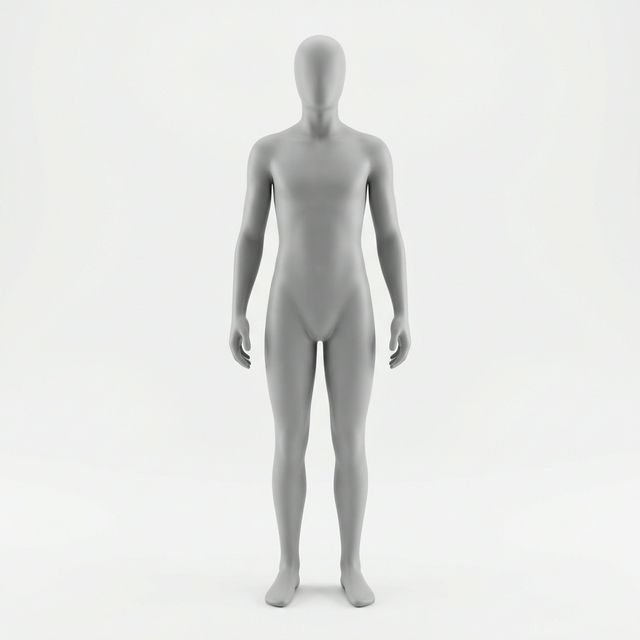
#> input picture assets/images/mannequin_front.jpg, 640 x 640 px; its folder holds only this picture in this run
$ python -i garment_3d.py   (imports and definitions only)   (older library calls are emulated)
#> lines starting #> are read from the running program, lines starting #| are printed output that depends on the picture; after the words box and inside, x2 and y2 are one past the last pixel; in counts of white or black regions, pixels touching at a corner belong together
#> further down, picture is the input picture: shape (640, 640, 3); mean B, G, R 226.7, 228.9, 227.9
"""
3D Garment Understanding Module
Analyzes garment shape, drape, and structural properties from 2D images

This module provides:
- Garment shape analysis (silhouette, structure)
- Drape and fit estimation
- Depth/layering understanding
- Body-garment relationship analysis
- Pose-aware garment fitting
"""

import cv2
import numpy as np
from typing import Dict, List, Tuple, Optional, Any
from dataclasses import dataclass, field, asdict
import logging

logger = logging.getLogger(__name__)


# ============================================
# 🎯 GARMENT SHAPE TAXONOMY
# ============================================

SILHOUETTES = {
    "fitted": {
        "description": "Close to the body, tailored",
        "volume": 0.2,
        "applies_to": ["blazer", "dress shirt", "bodycon dress"]
    },
    "slim": {
        "description": "Slightly fitted, modern cut",
        "volume": 0.3,
        "applies_to": ["slim jeans", "polo", "fitted t-shirt"]
    },
    "regular": {
        "description": "Standard fit, comfortable",
        "volume": 0.5,
        "applies_to": ["classic t-shirt", "straight jeans", "regular shirt"]
    },
    "relaxed": {
        "description": "Loose but not oversized",
        "volume": 0.6,
        "applies_to": ["casual shirt", "relaxed jeans", "a-line dress"]
    },
    "oversized": {
        "description": "Intentionally large, boxy",
        "volume": 0.8,
        "applies_to": ["oversized hoodie", "boyfriend jeans", "oversized coat"]
    },
    "voluminous": {
        "description": "Very full, structured volume",
        "volume": 0.9,
        "applies_to": ["puffer jacket", "ball gown", "wide palazzo pants"]
    }
}

STRUCTURES = {
    "structured": {
        "description": "Maintains shape, often with padding/lining",
        "stiffness": 0.9,
        "examples": ["blazer", "structured bag", "tailored coat"]
    },
    "semi-structured": {
        "description": "Some shape retention, flexible",
        "stiffness": 0.6,
        "examples": ["denim jacket", "chinos", "leather jacket"]
    },
    "unstructured": {
        "description": "Soft, drapes with body",
        "stiffness": 0.3,
        "examples": ["cardigan", "jersey dress", "soft sweater"]
    },
    "fluid": {
        "description": "Flows freely, liquid drape",
        "stiffness": 0.1,
        "examples": ["silk blouse", "maxi skirt", "chiffon dress"]
    }
}

DRAPE_TYPES = {
    "stiff": "Minimal drape, holds shape",
    "soft": "Gentle drape, follows curves",
    "flowing": "Continuous fluid movement",
    "crisp": "Clean lines, sharp edges",
    "relaxed": "Natural settling, casual"
}

NECKLINE_DEPTH = {
    "high": (0, 0.15),      # Crew, turtle, mock
    "standard": (0.15, 0.25),  # Regular crew, boat
    "medium": (0.25, 0.35),    # V-neck, scoop
    "low": (0.35, 0.50),       # Deep V, plunging
    "very_low": (0.50, 1.0)    # Extreme plunge
}

HEMLINE_TYPES = {
    "straight": "Horizontal even hem",
    "curved": "Rounded hem edge",
    "asymmetric": "Uneven, artistic hem",
    "high-low": "Short front, long back",
    "slit": "Opening for movement",
    "raw": "Unfinished edge",
    "cuffed": "Turned-up hem"
}


@dataclass
class GarmentDimensions:
    """Estimated garment dimensions"""
    shoulder_width: float  # Relative to image width
    chest_width: float
    waist_width: float
    hip_width: float
    length: float  # Top to bottom
    sleeve_length: Optional[float] = None

    def to_dict(self) -> Dict:
        return asdict(self)


@dataclass
class DrapeAnalysis:
    """Garment drape characteristics"""
    drape_type: str  # "stiff", "soft", "flowing", etc.
    drape_quality: float  # 0-1, how pronounced
    fold_count: int  # Number of visible folds
    fold_depth: str  # "shallow", "medium", "deep"
    movement_potential: float  # 0-1, how much it would move

    def to_dict(self) -> Dict:
        return asdict(self)


@dataclass
class LayeringInfo:
    """Information about garment layering"""
    layer_position: str  # "base", "mid", "outer"
    layer_weight: str  # "sheer", "light", "medium", "heavy"
    stackable: bool  # Can other layers go over
    requires_base: bool  # Needs something under

    def to_dict(self) -> Dict:
        return asdict(self)


@dataclass
class GarmentAnalysis3D:
    """Complete 3D garment analysis"""
    # Silhouette
    silhouette: str
    silhouette_confidence: float
    volume_score: float  # 0-1

    # Structure
    structure: str
    stiffness_score: float  # 0-1

    # Dimensions
    dimensions: GarmentDimensions
    aspect_ratio: float  # width/height

    # Drape
    drape: DrapeAnalysis

    # Neckline/hemline (for tops/dresses)
    neckline_depth: Optional[str] = None
    hemline_type: Optional[str] = None

    # Layering
    layering: Optional[LayeringInfo] = None

    # Fit estimation
    estimated_fit: str = "regular"  # "tight", "fitted", "regular", "loose", "oversized"
    body_conformity: float = 0.5  # 0=boxy, 1=body-hugging

    # Construction details
    seam_visibility: str = "standard"  # "hidden", "standard", "exposed"
    construction_quality: str = "standard"  # "budget", "standard", "high", "luxury"

    # [19 lines left out: function to_dict, not called in this run]


class GarmentAnalyzer3D:
    """
    🎯 3D Garment Understanding from 2D Images

    Infers 3D properties of garments using:
    - Contour analysis for silhouette
    - Edge detection for structure
    - Texture analysis for drape
    - Proportion estimation for dimensions

    Note: This is pseudo-3D analysis from 2D images.
    For true 3D, would need depth sensors or multiple views.

    Usage:
        analyzer = GarmentAnalyzer3D()
        result = analyzer.analyze(image, category="Top")
        print(f"Silhouette: {result.silhouette}")
        print(f"Fit: {result.estimated_fit}")
    """

    def __init__(self):
        """Initialize 3D garment analyzer."""
        logger.info("GarmentAnalyzer3D initialized")

    def analyze(
        self,
        image: np.ndarray,
        category: str = None,
        mask: np.ndarray = None
    ) -> GarmentAnalysis3D:
        """
        Analyze 3D properties of garment.

        Args:
            image: BGR image (ideally cropped to garment)
            category: Optional category hint
            mask: Optional mask for garment region

        Returns:
            GarmentAnalysis3D with complete analysis
        """
        # Apply mask if provided
        if mask is not None:
            image = self._apply_mask(image, mask)

        h, w = image.shape[:2]
        gray = cv2.cvtColor(image, cv2.COLOR_BGR2GRAY)

        # Analyze components
        silhouette, sil_conf, volume = self._analyze_silhouette(gray, category)
        structure, stiffness = self._analyze_structure(gray, category)
        dimensions = self._estimate_dimensions(gray, category)
        drape = self._analyze_drape(gray, image)
        neckline = self._detect_neckline(gray) if category in ["Top", "Dress"] else None
        hemline = self._detect_hemline(gray)
        layering = self._infer_layering(category, structure)
        fit, conformity = self._estimate_fit(gray, silhouette, structure)
        seam_vis, quality = self._analyze_construction(gray, image)

        return GarmentAnalysis3D(
            silhouette=silhouette,
            silhouette_confidence=sil_conf,
            volume_score=volume,
            structure=structure,
            stiffness_score=stiffness,
            dimensions=dimensions,
            aspect_ratio=w / h,
            drape=drape,
            neckline_depth=neckline,
            hemline_type=hemline,
            layering=layering,
            estimated_fit=fit,
            body_conformity=conformity,
            seam_visibility=seam_vis,
            construction_quality=quality
        )

    # [5 lines left out: function _apply_mask, not called in this run]

    def _analyze_silhouette(
        self,
        gray: np.ndarray,
        category: str = None
    ) -> Tuple[str, float, float]:
        """Analyze garment silhouette."""
        h, w = gray.shape

        # Find contours
        _, binary = cv2.threshold(gray, 0, 255, cv2.THRESH_BINARY + cv2.THRESH_OTSU)
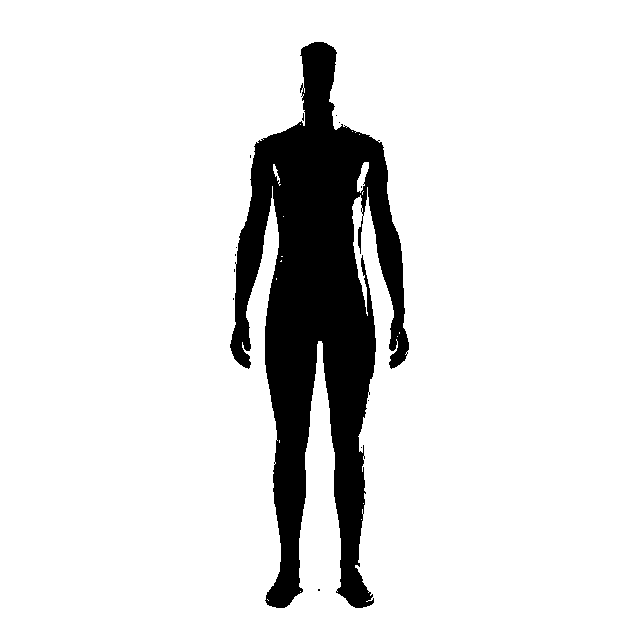
#> binary: shape (640, 640); 88.5% white; 13 black regions (12 under 20 px), largest, box (x1, y1, x2, y2) and area: (230, 42, 409, 608) 47097
        contours, _ = cv2.findContours(binary, cv2.RETR_EXTERNAL, cv2.CHAIN_APPROX_SIMPLE)
#> contours = [[[0, 0], [0, 639], [639, 639], [639, 0]]]

        if not contours:
            return ("regular", 0.5, 0.5)

        # Get largest contour
        main_contour = max(contours, key=cv2.contourArea)
#> main_contour = [[0, 0], [0, 639], [639, 639], [639, 0]]

        # Calculate bounding rect
        x, y, bw, bh = cv2.boundingRect(main_contour)
#> x = 0; y = 0; bw = 640; bh = 640

        # Calculate fill ratio (how much of bounding box is filled)
        contour_area = cv2.contourArea(main_contour)
#> contour_area = 408321
        bbox_area = bw * bh
#> bbox_area = 409600
        fill_ratio = contour_area / bbox_area if bbox_area > 0 else 0.5
#> fill_ratio = 0.997

        # Analyze width variation along height
        widths = []
        for row in range(y, y + bh, max(1, bh // 20)):
            row_pixels = np.where(binary[row, x:x+bw] > 0)[0]
            if len(row_pixels) > 0:
                widths.append(len(row_pixels) / bw)
#> after the loop, widths = [1, 1, 0.948, 0.956, 0.911, 0.794, 0.795, 0.812, 0.803, 0.802, 0.792, 0.798, 0.863, 0.889, 0.912, 0.9, 0.917, 0.944, 0.934, 1]

        if widths:
            width_variance = np.var(widths)
#> width_variance = 0.00545
            avg_width = np.mean(widths)
#> avg_width = 0.889
        else:
            width_variance = 0.1
            avg_width = 0.5

        # Determine silhouette based on fill and variance
        if fill_ratio > 0.85:
            silhouette = "fitted"
            volume = 0.25
        elif fill_ratio > 0.75:
            silhouette = "slim"
            volume = 0.35
        elif fill_ratio > 0.60:
            silhouette = "regular"
            volume = 0.5
        elif fill_ratio > 0.45:
            silhouette = "relaxed"
            volume = 0.65
        else:
            silhouette = "oversized"
            volume = 0.8

        # Category-based adjustments
        if category:
            cat_lower = category.lower()
            if "puffer" in cat_lower or "puffy" in cat_lower:
                silhouette = "voluminous"
                volume = 0.9
            elif "skinny" in cat_lower or "slim" in cat_lower:
                silhouette = "slim"
                volume = 0.3

        confidence = 0.7 + (0.3 * (1 - width_variance * 2))
#> confidence = 0.997
#> in analyze, `silhouette, sil_conf, volume = self._analyze_silhouette(gray, category)`: silhouette = 'fitted'; sil_conf = 0.997; volume = 0.25

        return (silhouette, min(1.0, confidence), volume)

    def _analyze_structure(
        self,
        gray: np.ndarray,
        category: str = None
    ) -> Tuple[str, float]:
        """Analyze garment structure."""
        # Calculate edge density and straightness
        edges = cv2.Canny(gray, 50, 150)
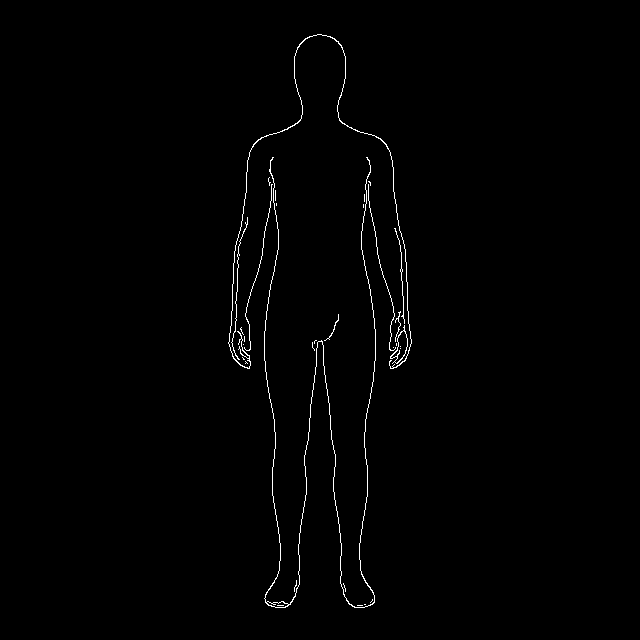
#> edges: shape (640, 640); 0.83% white in thin lines or dots, all inside (x1, y1, x2, y2) = (228, 34, 412, 608)
        edge_density = np.sum(edges > 0) / edges.size
#> edge_density = 0.00832

        # Detect lines for structure
        lines = cv2.HoughLinesP(edges, 1, np.pi/180, 50, minLineLength=30, maxLineGap=10)
#> lines = 27 rows, first 6: [298, 554, 301, 519], [327, 389, 332, 444], [258, 271, 274, 183], [361, 243, 374, 321], [365, 448, 367, 492], [312, 396, 317, 342]
#> (the rest of the program and of its run is left out)
